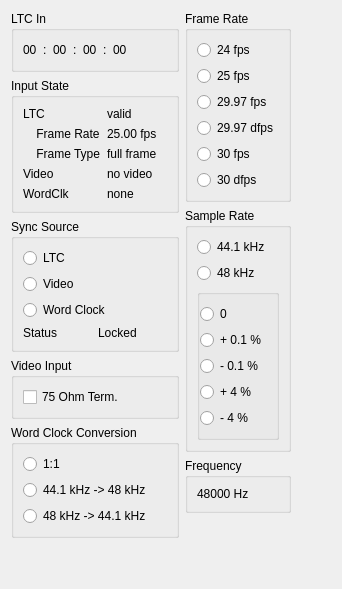
     <widget class="QWidget" name="tco_options">
      <property name="enabled">
       <bool>true</bool>
      </property>
      <attribute name="title">
       <string>TCO</string>
      </attribute>
      <layout class="QHBoxLayout" name="horizontalLayout_6">
       <item>
        <layout class="QVBoxLayout" name="verticalLayout_19">
         <item>
          <widget class="QGroupBox" name="groupBox_2">
           <property name="title">
            <string>LTC In</string>
           </property>
           <layout class="QHBoxLayout" name="horizontalLayout_9">
            <item>
             <layout class="QHBoxLayout" name="ltc_in">
              <item>
               <widget class="QLabel" name="ltc_in_hours">
                <property name="text">
                 <string>00</string>
                </property>
               </widget>
              </item>
              <item>
               <widget class="QLabel" name="label_4">
                <property name="text">
                 <string>:</string>
                </property>
               </widget>
              </item>
              <item>
               <widget class="QLabel" name="ltc_in_minutes">
                <property name="text">
                 <string>00</string>
                </property>
               </widget>
              </item>
              <item>
               <widget class="QLabel" name="label_8">
                <property name="text">
                 <string>:</string>
                </property>
               </widget>
              </item>
              <item>
               <widget class="QLabel" name="ltc_in_seconds">
                <property name="text">
                 <string>00</string>
                </property>
               </widget>
              </item>
              <item>
               <widget class="QLabel" name="label_10">
                <property name="text">
                 <string>:</string>
                </property>
               </widget>
              </item>
              <item>
               <widget class="QLabel" name="ltc_in_frames">
                <property name="text">
                 <string>00</string>
                </property>
               </widget>
              </item>
             </layout>
            </item>
            <item>
             <spacer name="horizontalSpacer_2">
              <property name="orientation">
               <enum>Qt::Horizontal</enum>
              </property>
              <property name="sizeHint" stdset="0">
               <size>
                <width>40</width>
                <height>20</height>
               </size>
              </property>
             </spacer>
            </item>
           </layout>
          </widget>
         </item>
         <item>
          <widget class="QGroupBox" name="input_state">
           <property name="title">
            <string>Input State</string>
           </property>
           <layout class="QGridLayout" name="gridLayout_11">
            <item row="0" column="0">
             <widget class="QLabel" name="label_2">
              <property name="text">
               <string>LTC</string>
              </property>
             </widget>
            </item>
            <item row="0" column="1">
             <widget class="QLabel" name="state_ltc_valid_label">
              <property name="text">
               <string>valid</string>
              </property>
             </widget>
            </item>
            <item row="1" column="1">
             <widget class="QLabel" name="state_ltc_framerate">
              <property name="text">
               <string>25.00 fps</string>
              </property>
              <property name="alignment">
               <set>Qt::AlignLeading|Qt::AlignLeft|Qt::AlignTop</set>
              </property>
             </widget>
            </item>
            <item row="2" column="1">
             <widget class="QLabel" name="state_ltc_frame_type">
              <property name="text">
               <string>full frame</string>
              </property>
              <property name="alignment">
               <set>Qt::AlignLeading|Qt::AlignLeft|Qt::AlignTop</set>
              </property>
             </widget>
            </item>
            <item row="3" column="0">
             <widget class="QLabel" name="label_13">
              <property name="text">
               <string>Video</string>
              </property>
             </widget>
            </item>
            <item row="3" column="1">
             <widget class="QLabel" name="state_video_type">
              <property name="text">
               <string>no video</string>
              </property>
             </widget>
            </item>
            <item row="4" column="0">
             <widget class="QLabel" name="label_6">
              <property name="text">
               <string>WordClk</string>
              </property>
             </widget>
            </item>
            <item row="4" column="1">
             <widget class="QLabel" name="state_word_clk">
              <property name="text">
               <string>none</string>
              </property>
             </widget>
            </item>
            <item row="1" column="0">
             <widget class="QLabel" name="label_9">
              <property name="text">
               <string>    Frame Rate</string>
              </property>
             </widget>
            </item>
            <item row="2" column="0">
             <widget class="QLabel" name="label_12">
              <property name="text">
               <string>    Frame Type</string>
              </property>
             </widget>
            </item>
           </layout>
          </widget>
         </item>
         <item>
          <widget class="QGroupBox" name="sync_source">
           <property name="title">
            <string>Sync Source</string>
           </property>
           <layout class="QVBoxLayout" name="verticalLayout_13">
            <item>
             <widget class="QRadioButton" name="sync_source_ltc">
              <property name="text">
               <string>LTC</string>
              </property>
             </widget>
            </item>
            <item>
             <widget class="QRadioButton" name="sync_source_video">
              <property name="text">
               <string>Video</string>
              </property>
             </widget>
            </item>
            <item>
             <widget class="QRadioButton" name="sync_source_wordclk">
              <property name="text">
               <string>Word Clock</string>
              </property>
             </widget>
            </item>
            <item>
             <layout class="QHBoxLayout" name="horizontalLayout_8">
              <item>
               <widget class="QLabel" name="label_17">
                <property name="text">
                 <string>Status</string>
                </property>
               </widget>
              </item>
              <item>
               <widget class="QLabel" name="sync_source_status">
                <property name="text">
                 <string>Locked</string>
                </property>
               </widget>
              </item>
             </layout>
            </item>
           </layout>
          </widget>
         </item>
         <item>
          <widget class="QGroupBox" name="video_input">
           <property name="title">
            <string>Video Input</string>
           </property>
           <layout class="QVBoxLayout" name="verticalLayout_14">
            <item>
             <widget class="QCheckBox" name="video_input_termination_on">
              <property name="text">
               <string>75 Ohm Term.</string>
              </property>
             </widget>
            </item>
           </layout>
          </widget>
         </item>
         <item>
          <widget class="QGroupBox" name="WordClockConv">
           <property name="title">
            <string>Word Clock Conversion</string>
           </property>
           <layout class="QVBoxLayout" name="verticalLayout_20">
            <item>
             <widget class="QRadioButton" name="wordclk_conv_1_1">
              <property name="text">
               <string>1:1</string>
              </property>
             </widget>
            </item>
            <item>
             <widget class="QRadioButton" name="wordclk_conv_44k1_48k">
              <property name="text">
               <string>44.1 kHz -&gt; 48 kHz</string>
              </property>
             </widget>
            </item>
            <item>
             <widget class="QRadioButton" name="wordclk_conv_48k_44k1">
              <property name="text">
               <string>48 kHz -&gt; 44.1 kHz</string>
              </property>
             </widget>
            </item>
           </layout>
          </widget>
         </item>
         <item>
          <spacer name="verticalSpacer_20">
           <property name="orientation">
            <enum>Qt::Vertical</enum>
           </property>
           <property name="sizeHint" stdset="0">
            <size>
             <width>20</width>
             <height>40</height>
            </size>
           </property>
          </spacer>
         </item>
        </layout>
       </item>
       <item>
        <layout class="QVBoxLayout" name="verticalLayout_21">
         <item>
          <widget class="QGroupBox" name="frame_rate">
           <property name="title">
            <string>Frame Rate</string>
           </property>
           <layout class="QVBoxLayout" name="verticalLayout_16">
            <item>
             <widget class="QRadioButton" name="frame_rate_24fps">
              <property name="text">
               <string>24 fps</string>
              </property>
             </widget>
            </item>
            <item>
             <widget class="QRadioButton" name="frame_rate_25fps">
              <property name="text">
               <string>25 fps</string>
              </property>
             </widget>
            </item>
            <item>
             <widget class="QRadioButton" name="frame_rate_29_97fps">
              <property name="text">
               <string>29.97 fps</string>
              </property>
             </widget>
            </item>
            <item>
             <widget class="QRadioButton" name="frame_rate_29_97dfps">
              <property name="text">
               <string>29.97 dfps</string>
              </property>
             </widget>
            </item>
            <item>
             <widget class="QRadioButton" name="frame_rate_30fps">
              <property name="text">
               <string>30 fps</string>
              </property>
             </widget>
            </item>
            <item>
             <widget class="QRadioButton" name="frame_rate_30dfps">
              <property name="text">
               <string>30 dfps</string>
              </property>
             </widget>
            </item>
           </layout>
          </widget>
         </item>
         <item>
          <widget class="QGroupBox" name="sample_rate">
           <property name="title">
            <string>Sample Rate</string>
           </property>
           <property name="flat">
            <bool>false</bool>
           </property>
           <layout class="QVBoxLayout" name="verticalLayout_17">
            <item>
             <widget class="QRadioButton" name="sample_rate_44k1">
              <property name="text">
               <string>44.1 kHz</string>
              </property>
             </widget>
            </item>
            <item>
             <widget class="QRadioButton" name="sample_rate_48k">
              <property name="text">
               <string>48 kHz</string>
              </property>
             </widget>
            </item>
            <item>
             <widget class="QGroupBox" name="groupBox_3">
              <property name="title">
               <string/>
              </property>
              <property name="flat">
               <bool>true</bool>
              </property>
              <layout class="QVBoxLayout" name="verticalLayout_18">
               <property name="leftMargin">
                <number>0</number>
               </property>
               <item>
                <widget class="QRadioButton" name="sample_rate_0pc">
                 <property name="text">
                  <string>0</string>
                 </property>
                </widget>
               </item>
               <item>
                <widget class="QRadioButton" name="sample_rate_p01pc">
                 <property name="text">
                  <string>+ 0.1 %</string>
                 </property>
                </widget>
               </item>
               <item>
                <widget class="QRadioButton" name="sample_rate_n01pc">
                 <property name="text">
                  <string>- 0.1 %</string>
                 </property>
                </widget>
               </item>
               <item>
                <widget class="QRadioButton" name="sample_rate_p40pc">
                 <property name="text">
                  <string>+ 4 %</string>
                 </property>
                </widget>
               </item>
               <item>
                <widget class="QRadioButton" name="sample_rate_n40pc">
                 <property name="text">
                  <string>- 4 %</string>
                 </property>
                </widget>
               </item>
              </layout>
             </widget>
            </item>
           </layout>
          </widget>
         </item>
         <item>
          <widget class="QGroupBox" name="tco_frequency">
           <property name="title">
            <string>Frequency</string>
           </property>
           <layout class="QVBoxLayout" name="verticalLayout_15">
            <item>
             <widget class="QLabel" name="tco_frequency_label">
              <property name="text">
               <string>48000 Hz</string>
              </property>
             </widget>
            </item>
           </layout>
          </widget>
         </item>
         <item>
          <spacer name="verticalSpacer_21">
           <property name="orientation">
            <enum>Qt::Vertical</enum>
           </property>
           <property name="sizeHint" stdset="0">
            <size>
             <width>20</width>
             <height>40</height>
            </size>
           </property>
          </spacer>
         </item>
        </layout>
       </item>
       <item>
        <spacer name="horizontalSpacer">
         <property name="orientation">
          <enum>Qt::Horizontal</enum>
         </property>
         <property name="sizeHint" stdset="0">
          <size>
           <width>40</width>
           <height>20</height>
          </size>
         </property>
        </spacer>
       </item>
      </layout>
     </widget>
